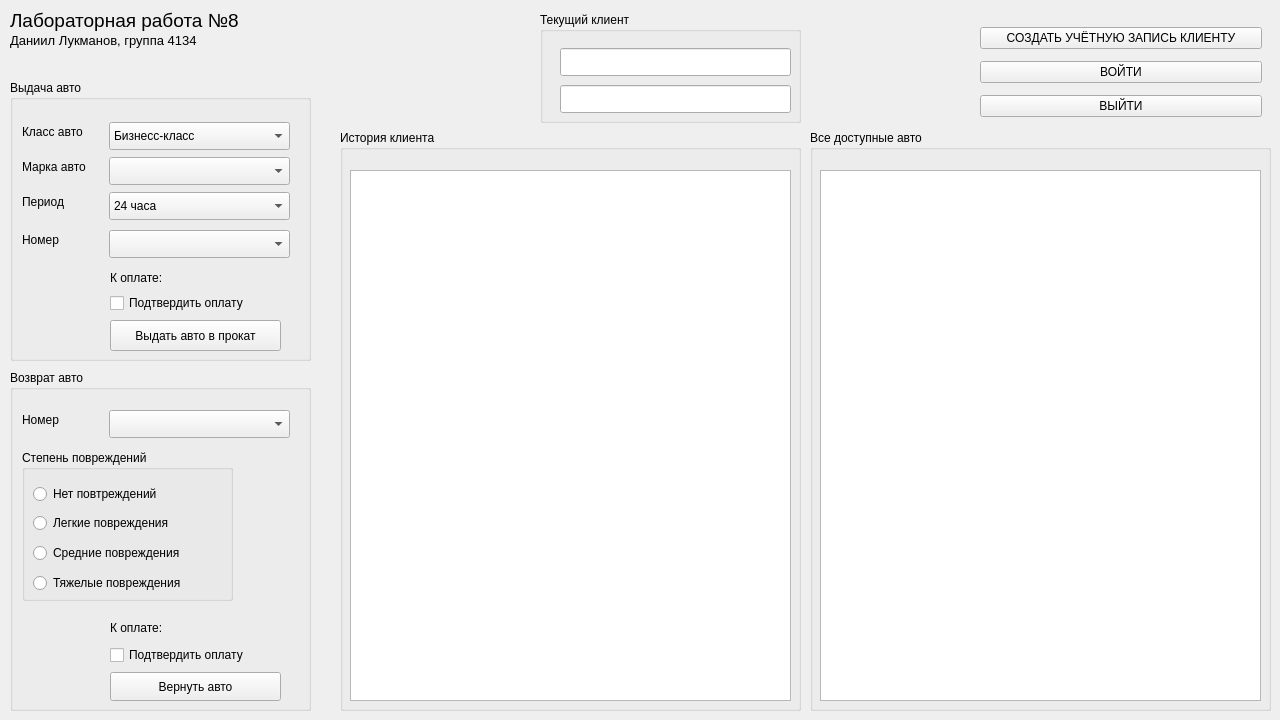
<?xml version="1.0" encoding="UTF-8"?>
<ui version="4.0">
 <class>Widget</class>
 <widget class="QWidget" name="Widget">
  <property name="geometry">
   <rect>
    <x>0</x>
    <y>0</y>
    <width>1280</width>
    <height>720</height>
   </rect>
  </property>
  <property name="windowTitle">
   <string>Widget</string>
  </property>
  <widget class="QGroupBox" name="groupBox">
   <property name="geometry">
    <rect>
     <x>10</x>
     <y>80</y>
     <width>301</width>
     <height>281</height>
    </rect>
   </property>
   <property name="title">
    <string>Выдача авто</string>
   </property>
   <widget class="QComboBox" name="Brand_comboBox">
    <property name="geometry">
     <rect>
      <x>99</x>
      <y>77</y>
      <width>181</width>
      <height>28</height>
     </rect>
    </property>
   </widget>
   <widget class="QComboBox" name="Class_comboBox">
    <property name="geometry">
     <rect>
      <x>99</x>
      <y>42</y>
      <width>181</width>
      <height>28</height>
     </rect>
    </property>
    <item>
     <property name="text">
      <string>Бизнесс-класс</string>
     </property>
    </item>
    <item>
     <property name="text">
      <string>Спортивные</string>
     </property>
    </item>
    <item>
     <property name="text">
      <string>Внедорожники</string>
     </property>
    </item>
    <item>
     <property name="text">
      <string>Электрокары</string>
     </property>
    </item>
   </widget>
   <widget class="QPushButton" name="Issue_pushButton">
    <property name="geometry">
     <rect>
      <x>100</x>
      <y>240</y>
      <width>171</width>
      <height>31</height>
     </rect>
    </property>
    <property name="text">
     <string>Выдать авто в прокат</string>
    </property>
   </widget>
   <widget class="QLabel" name="Clas_label">
    <property name="geometry">
     <rect>
      <x>12</x>
      <y>42</y>
      <width>74</width>
      <height>20</height>
     </rect>
    </property>
    <property name="text">
     <string>Класс авто</string>
    </property>
   </widget>
   <widget class="QLabel" name="Brand_label">
    <property name="geometry">
     <rect>
      <x>12</x>
      <y>77</y>
      <width>80</width>
      <height>20</height>
     </rect>
    </property>
    <property name="text">
     <string>Марка авто</string>
    </property>
   </widget>
   <widget class="QComboBox" name="Period_comboBox">
    <property name="geometry">
     <rect>
      <x>99</x>
      <y>112</y>
      <width>181</width>
      <height>28</height>
     </rect>
    </property>
    <item>
     <property name="text">
      <string>24 часа</string>
     </property>
    </item>
    <item>
     <property name="text">
      <string>48 часов</string>
     </property>
    </item>
    <item>
     <property name="text">
      <string>72 часа</string>
     </property>
    </item>
    <item>
     <property name="text">
      <string>7 дней</string>
     </property>
    </item>
    <item>
     <property name="text">
      <string>14 дней</string>
     </property>
    </item>
   </widget>
   <widget class="QLabel" name="Period_label">
    <property name="geometry">
     <rect>
      <x>12</x>
      <y>112</y>
      <width>54</width>
      <height>20</height>
     </rect>
    </property>
    <property name="text">
     <string>Период</string>
    </property>
   </widget>
   <widget class="QComboBox" name="Number_comboBox">
    <property name="geometry">
     <rect>
      <x>99</x>
      <y>150</y>
      <width>181</width>
      <height>28</height>
     </rect>
    </property>
   </widget>
   <widget class="QLabel" name="Number_label">
    <property name="geometry">
     <rect>
      <x>12</x>
      <y>150</y>
      <width>50</width>
      <height>20</height>
     </rect>
    </property>
    <property name="text">
     <string>Номер</string>
    </property>
   </widget>
   <widget class="QCheckBox" name="Payment_checkBox">
    <property name="geometry">
     <rect>
      <x>100</x>
      <y>210</y>
      <width>191</width>
      <height>26</height>
     </rect>
    </property>
    <property name="text">
     <string>Подтвердить оплату</string>
    </property>
   </widget>
   <widget class="QLabel" name="label_4">
    <property name="geometry">
     <rect>
      <x>100</x>
      <y>188</y>
      <width>71</width>
      <height>20</height>
     </rect>
    </property>
    <property name="text">
     <string>К оплате:</string>
    </property>
   </widget>
   <widget class="QLabel" name="RentCostLabel">
    <property name="geometry">
     <rect>
      <x>170</x>
      <y>189</y>
      <width>71</width>
      <height>20</height>
     </rect>
    </property>
    <property name="text">
     <string/>
    </property>
   </widget>
  </widget>
  <widget class="QGroupBox" name="groupBox_2">
   <property name="geometry">
    <rect>
     <x>10</x>
     <y>370</y>
     <width>301</width>
     <height>341</height>
    </rect>
   </property>
   <property name="title">
    <string>Возврат авто</string>
   </property>
   <widget class="QPushButton" name="ReturnpushButton">
    <property name="geometry">
     <rect>
      <x>100</x>
      <y>302</y>
      <width>171</width>
      <height>29</height>
     </rect>
    </property>
    <property name="text">
     <string>Вернуть авто</string>
    </property>
   </widget>
   <widget class="QLabel" name="label_5">
    <property name="geometry">
     <rect>
      <x>12</x>
      <y>40</y>
      <width>50</width>
      <height>20</height>
     </rect>
    </property>
    <property name="text">
     <string>Номер</string>
    </property>
   </widget>
   <widget class="QComboBox" name="ReturnNumbercomboBox">
    <property name="geometry">
     <rect>
      <x>99</x>
      <y>40</y>
      <width>181</width>
      <height>28</height>
     </rect>
    </property>
   </widget>
   <widget class="QGroupBox" name="groupBox_3">
    <property name="geometry">
     <rect>
      <x>12</x>
      <y>80</y>
      <width>211</width>
      <height>151</height>
     </rect>
    </property>
    <property name="title">
     <string>Степень повреждений</string>
    </property>
    <widget class="QRadioButton" name="radioButton_4">
     <property name="geometry">
      <rect>
       <x>11</x>
       <y>120</y>
       <width>201</width>
       <height>26</height>
      </rect>
     </property>
     <property name="text">
      <string>Тяжелые повреждения</string>
     </property>
    </widget>
    <widget class="QRadioButton" name="radioButton_3">
     <property name="geometry">
      <rect>
       <x>11</x>
       <y>90</y>
       <width>201</width>
       <height>26</height>
      </rect>
     </property>
     <property name="text">
      <string>Средние повреждения</string>
     </property>
    </widget>
    <widget class="QRadioButton" name="radioButton_2">
     <property name="geometry">
      <rect>
       <x>11</x>
       <y>60</y>
       <width>181</width>
       <height>26</height>
      </rect>
     </property>
     <property name="text">
      <string>Легкие повреждения</string>
     </property>
    </widget>
    <widget class="QRadioButton" name="radioButton">
     <property name="geometry">
      <rect>
       <x>11</x>
       <y>31</y>
       <width>171</width>
       <height>26</height>
      </rect>
     </property>
     <property name="text">
      <string>Нет повтреждений</string>
     </property>
    </widget>
   </widget>
   <widget class="QCheckBox" name="checkBox_2">
    <property name="geometry">
     <rect>
      <x>100</x>
      <y>272</y>
      <width>191</width>
      <height>26</height>
     </rect>
    </property>
    <property name="text">
     <string>Подтвердить оплату</string>
    </property>
   </widget>
   <widget class="QLabel" name="RentCostLabel_2">
    <property name="geometry">
     <rect>
      <x>170</x>
      <y>249</y>
      <width>71</width>
      <height>20</height>
     </rect>
    </property>
    <property name="text">
     <string/>
    </property>
   </widget>
   <widget class="QLabel" name="label_6">
    <property name="geometry">
     <rect>
      <x>100</x>
      <y>248</y>
      <width>71</width>
      <height>20</height>
     </rect>
    </property>
    <property name="text">
     <string>К оплате:</string>
    </property>
   </widget>
   <zorder>ReturnpushButton</zorder>
   <zorder>label_5</zorder>
   <zorder>ReturnNumbercomboBox</zorder>
   <zorder>groupBox_3</zorder>
   <zorder>checkBox_2</zorder>
   <zorder>label_6</zorder>
   <zorder>RentCostLabel_2</zorder>
  </widget>
  <widget class="QGroupBox" name="groupBox_4">
   <property name="geometry">
    <rect>
     <x>810</x>
     <y>130</y>
     <width>461</width>
     <height>581</height>
    </rect>
   </property>
   <property name="title">
    <string>Все доступные авто</string>
   </property>
   <widget class="QTableWidget" name="AllCarstableWidget">
    <property name="geometry">
     <rect>
      <x>10</x>
      <y>40</y>
      <width>441</width>
      <height>531</height>
     </rect>
    </property>
   </widget>
  </widget>
  <widget class="QGroupBox" name="ClientgroupBox">
   <property name="geometry">
    <rect>
     <x>340</x>
     <y>130</y>
     <width>461</width>
     <height>581</height>
    </rect>
   </property>
   <property name="title">
    <string>История клиента</string>
   </property>
   <widget class="QTableWidget" name="ClientHistorytableWidget">
    <property name="geometry">
     <rect>
      <x>10</x>
      <y>40</y>
      <width>441</width>
      <height>531</height>
     </rect>
    </property>
   </widget>
  </widget>
  <widget class="QGroupBox" name="groupBox_6">
   <property name="geometry">
    <rect>
     <x>540</x>
     <y>12</y>
     <width>261</width>
     <height>111</height>
    </rect>
   </property>
   <property name="title">
    <string>Текущий клиент</string>
   </property>
   <widget class="QLineEdit" name="lineEdit">
    <property name="geometry">
     <rect>
      <x>20</x>
      <y>36</y>
      <width>231</width>
      <height>28</height>
     </rect>
    </property>
   </widget>
   <widget class="QLineEdit" name="lineEdit_2">
    <property name="geometry">
     <rect>
      <x>20</x>
      <y>73</y>
      <width>231</width>
      <height>28</height>
     </rect>
    </property>
   </widget>
  </widget>
  <widget class="QLabel" name="label">
   <property name="enabled">
    <bool>true</bool>
   </property>
   <property name="geometry">
    <rect>
     <x>280</x>
     <y>-7</y>
     <width>271</width>
     <height>121</height>
    </rect>
   </property>
   <property name="sizePolicy">
    <sizepolicy hsizetype="Preferred" vsizetype="Preferred">
     <horstretch>0</horstretch>
     <verstretch>0</verstretch>
    </sizepolicy>
   </property>
   <property name="mouseTracking">
    <bool>false</bool>
   </property>
   <property name="frameShape">
    <enum>QFrame::NoFrame</enum>
   </property>
   <property name="text">
    <string/>
   </property>
   <property name="pixmap">
    <pixmap resource="resource.qrc">:/new/prefix1/mark.png</pixmap>
   </property>
   <property name="scaledContents">
    <bool>true</bool>
   </property>
   <property name="wordWrap">
    <bool>false</bool>
   </property>
   <property name="openExternalLinks">
    <bool>false</bool>
   </property>
  </widget>
  <widget class="QLabel" name="label_2">
   <property name="geometry">
    <rect>
     <x>10</x>
     <y>0</y>
     <width>391</width>
     <height>41</height>
    </rect>
   </property>
   <property name="font">
    <font>
     <pointsize>14</pointsize>
    </font>
   </property>
   <property name="text">
    <string>Лабораторная работа №8</string>
   </property>
  </widget>
  <widget class="QLabel" name="label_3">
   <property name="geometry">
    <rect>
     <x>10</x>
     <y>20</y>
     <width>251</width>
     <height>41</height>
    </rect>
   </property>
   <property name="font">
    <font>
     <pointsize>10</pointsize>
    </font>
   </property>
   <property name="text">
    <string>Даниил Лукманов, группа 4134</string>
   </property>
  </widget>
  <widget class="QWidget" name="">
   <property name="geometry">
    <rect>
     <x>980</x>
     <y>21</y>
     <width>282</width>
     <height>103</height>
    </rect>
   </property>
   <layout class="QVBoxLayout" name="verticalLayout">
    <item>
     <widget class="QPushButton" name="RegistClientButton">
      <property name="text">
       <string>СОЗДАТЬ УЧЁТНУЮ ЗАПИСЬ КЛИЕНТУ</string>
      </property>
     </widget>
    </item>
    <item>
     <widget class="QPushButton" name="EntryClientButton">
      <property name="text">
       <string>ВОЙТИ</string>
      </property>
     </widget>
    </item>
    <item>
     <widget class="QPushButton" name="ExitClientButton">
      <property name="text">
       <string>ВЫЙТИ</string>
      </property>
     </widget>
    </item>
   </layout>
  </widget>
  <zorder>groupBox_6</zorder>
  <zorder>groupBox_4</zorder>
  <zorder>groupBox_2</zorder>
  <zorder>groupBox</zorder>
  <zorder>RegistClientButton</zorder>
  <zorder>ClientgroupBox</zorder>
  <zorder>ExitClientButton</zorder>
  <zorder>label_2</zorder>
  <zorder>label_3</zorder>
  <zorder>label</zorder>
 </widget>
 <resources>
  <include location="resource.qrc"/>
 </resources>
 <connections/>
</ui>
